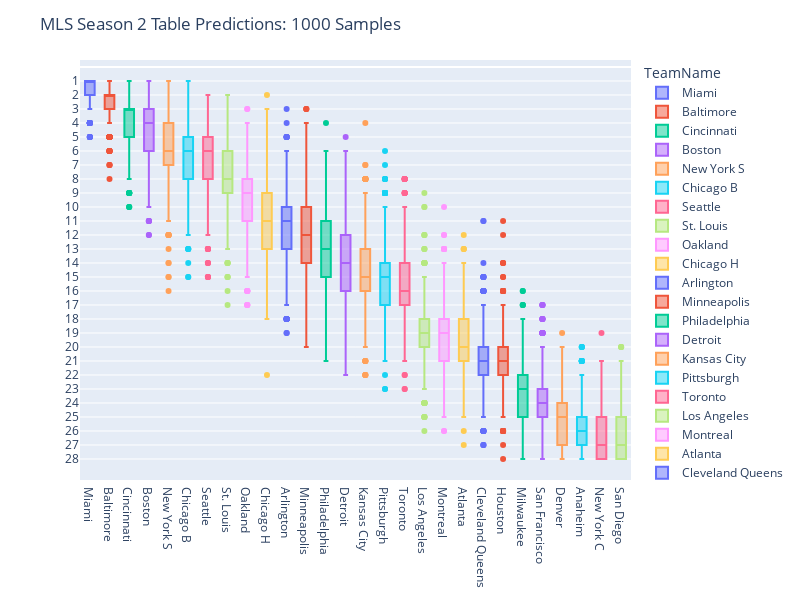

Write notebook code for a chart like this one.
### Code cell
fig = px.box(df_long, x="TeamName", y="Position", color='TeamName',
             category_orders={'TeamName': ordered_categories})
fig.update_yaxes(
    tickvals=[1, 2, 3, 4, 5, 6, 7, 8, 9, 10,
              11, 12, 13, 14, 15, 16, 17, 18,
              19, 20, 21, 22, 23, 24, 25, 26,
              27, 28],  # Specify y-axis tick values
    autorange='reversed'  # Invert the y-axis
)
fig.update_layout(
    width=800,  # Set the width of the plot
    height=600  # Set the height of the plot
)
fig.update_layout(
    title_text='MLS Season 2 Table Predictions: 1000 Samples',  # Add a title
    yaxis_title=None,
    xaxis_title=None 
)

fig.show()

### Figure 1 — Plotly figure (JSON) as saved in the notebook; plotly's stock layout.template omitted (floating-point values rounded to 4 significant figures; data arrays with more than 128 entries replaced by an {"elided": "..."} marker saying what was removed)
{"data": [{"alignmentgroup": "True", "hovertemplate": "TeamName=%{x}<br>Position=%{y}<extra></extra>", "legendgroup": "Miami", "marker": {"color": "#636efa"}, "name": "Miami", "notched": false, "offsetgroup": "Miami", "orientation": "v", "showlegend": true, "type": "box", "x": {"elided": "1000 str values"}, "x0": " ", "xaxis": "x", "y": {"elided": "1000 int values"}, "y0": " ", "yaxis": "y"}, {"alignmentgroup": "True", "hovertemplate": "TeamName=%{x}<br>Position=%{y}<extra></extra>", "legendgroup": "Baltimore", "marker": {"color": "#EF553B"}, "name": "Baltimore", "notched": false, "offsetgroup": "Baltimore", "orientation": "v", "showlegend": true, "type": "box", "x": {"elided": "1000 str values"}, "x0": " ", "xaxis": "x", "y": {"elided": "1000 int values"}, "y0": " ", "yaxis": "y"}, {"alignmentgroup": "True", "hovertemplate": "TeamName=%{x}<br>Position=%{y}<extra></extra>", "legendgroup": "Cincinnati", "marker": {"color": "#00cc96"}, "name": "Cincinnati", "notched": false, "offsetgroup": "Cincinnati", "orientation": "v", "showlegend": true, "type": "box", "x": {"elided": "1000 str values"}, "x0": " ", "xaxis": "x", "y": {"elided": "1000 int values"}, "y0": " ", "yaxis": "y"}, {"alignmentgroup": "True", "hovertemplate": "TeamName=%{x}<br>Position=%{y}<extra></extra>", "legendgroup": "Boston", "marker": {"color": "#ab63fa"}, "name": "Boston", "notched": false, "offsetgroup": "Boston", "orientation": "v", "showlegend": true, "type": "box", "x": {"elided": "1000 str values"}, "x0": " ", "xaxis": "x", "y": {"elided": "1000 int values"}, "y0": " ", "yaxis": "y"}, {"alignmentgroup": "True", "hovertemplate": "TeamName=%{x}<br>Position=%{y}<extra></extra>", "legendgroup": "New York S", "marker": {"color": "#FFA15A"}, "name": "New York S", "notched": false, "offsetgroup": "New York S", "orientation": "v", "showlegend": true, "type": "box", "x": {"elided": "1000 str values"}, "x0": " ", "xaxis": "x", "y": {"elided": "1000 int values"}, "y0": " ", "yaxis": "y"}, {"alignmentgroup": "True", "hovertemplate": "TeamName=%{x}<br>Position=%{y}<extra></extra>", "legendgroup": "Chicago B", "marker": {"color": "#19d3f3"}, "name": "Chicago B", "notched": false, "offsetgroup": "Chicago B", "orientation": "v", "showlegend": true, "type": "box", "x": {"elided": "1000 str values"}, "x0": " ", "xaxis": "x", "y": {"elided": "1000 int values"}, "y0": " ", "yaxis": "y"}, {"alignmentgroup": "True", "hovertemplate": "TeamName=%{x}<br>Position=%{y}<extra></extra>", "legendgroup": "Seattle", "marker": {"color": "#FF6692"}, "name": "Seattle", "notched": false, "offsetgroup": "Seattle", "orientation": "v", "showlegend": true, "type": "box", "x": {"elided": "1000 str values"}, "x0": " ", "xaxis": "x", "y": {"elided": "1000 int values"}, "y0": " ", "yaxis": "y"}, {"alignmentgroup": "True", "hovertemplate": "TeamName=%{x}<br>Position=%{y}<extra></extra>", "legendgroup": "St. Louis", "marker": {"color": "#B6E880"}, "name": "St. Louis", "notched": false, "offsetgroup": "St. Louis", "orientation": "v", "showlegend": true, "type": "box", "x": {"elided": "1000 str values"}, "x0": " ", "xaxis": "x", "y": {"elided": "1000 int values"}, "y0": " ", "yaxis": "y"}, {"alignmentgroup": "True", "hovertemplate": "TeamName=%{x}<br>Position=%{y}<extra></extra>", "legendgroup": "Oakland", "marker": {"color": "#FF97FF"}, "name": "Oakland", "notched": false, "offsetgroup": "Oakland", "orientation": "v", "showlegend": true, "type": "box", "x": {"elided": "1000 str values"}, "x0": " ", "xaxis": "x", "y": {"elided": "1000 int values"}, "y0": " ", "yaxis": "y"}, {"alignmentgroup": "True", "hovertemplate": "TeamName=%{x}<br>Position=%{y}<extra></extra>", "legendgroup": "Chicago H", "marker": {"color": "#FECB52"}, "name": "Chicago H", "notched": false, "offsetgroup": "Chicago H", "orientation": "v", "showlegend": true, "type": "box", "x": {"elided": "1000 str values"}, "x0": " ", "xaxis": "x", "y": {"elided": "1000 int values"}, "y0": " ", "yaxis": "y"}, {"alignmentgroup": "True", "hovertemplate": "TeamName=%{x}<br>Position=%{y}<extra></extra>", "legendgroup": "Arlington", "marker": {"color": "#636efa"}, "name": "Arlington", "notched": false, "offsetgroup": "Arlington", "orientation": "v", "showlegend": true, "type": "box", "x": {"elided": "1000 str values"}, "x0": " ", "xaxis": "x", "y": {"elided": "1000 int values"}, "y0": " ", "yaxis": "y"}, {"alignmentgroup": "True", "hovertemplate": "TeamName=%{x}<br>Position=%{y}<extra></extra>", "legendgroup": "Minneapolis", "marker": {"color": "#EF553B"}, "name": "Minneapolis", "notched": false, "offsetgroup": "Minneapolis", "orientation": "v", "showlegend": true, "type": "box", "x": {"elided": "1000 str values"}, "x0": " ", "xaxis": "x", "y": {"elided": "1000 int values"}, "y0": " ", "yaxis": "y"}, {"alignmentgroup": "True", "hovertemplate": "TeamName=%{x}<br>Position=%{y}<extra></extra>", "legendgroup": "Philadelphia", "marker": {"color": "#00cc96"}, "name": "Philadelphia", "notched": false, "offsetgroup": "Philadelphia", "orientation": "v", "showlegend": true, "type": "box", "x": {"elided": "1000 str values"}, "x0": " ", "xaxis": "x", "y": {"elided": "1000 int values"}, "y0": " ", "yaxis": "y"}, {"alignmentgroup": "True", "hovertemplate": "TeamName=%{x}<br>Position=%{y}<extra></extra>", "legendgroup": "Detroit", "marker": {"color": "#ab63fa"}, "name": "Detroit", "notched": false, "offsetgroup": "Detroit", "orientation": "v", "showlegend": true, "type": "box", "x": {"elided": "1000 str values"}, "x0": " ", "xaxis": "x", "y": {"elided": "1000 int values"}, "y0": " ", "yaxis": "y"}, {"alignmentgroup": "True", "hovertemplate": "TeamName=%{x}<br>Position=%{y}<extra></extra>", "legendgroup": "Kansas City", "marker": {"color": "#FFA15A"}, "name": "Kansas City", "notched": false, "offsetgroup": "Kansas City", "orientation": "v", "showlegend": true, "type": "box", "x": {"elided": "1000 str values"}, "x0": " ", "xaxis": "x", "y": {"elided": "1000 int values"}, "y0": " ", "yaxis": "y"}, {"alignmentgroup": "True", "hovertemplate": "TeamName=%{x}<br>Position=%{y}<extra></extra>", "legendgroup": "Pittsburgh", "marker": {"color": "#19d3f3"}, "name": "Pittsburgh", "notched": false, "offsetgroup": "Pittsburgh", "orientation": "v", "showlegend": true, "type": "box", "x": {"elided": "1000 str values"}, "x0": " ", "xaxis": "x", "y": {"elided": "1000 int values"}, "y0": " ", "yaxis": "y"}, {"alignmentgroup": "True", "hovertemplate": "TeamName=%{x}<br>Position=%{y}<extra></extra>", "legendgroup": "Toronto", "marker": {"color": "#FF6692"}, "name": "Toronto", "notched": false, "offsetgroup": "Toronto", "orientation": "v", "showlegend": true, "type": "box", "x": {"elided": "1000 str values"}, "x0": " ", "xaxis": "x", "y": {"elided": "1000 int values"}, "y0": " ", "yaxis": "y"}, {"alignmentgroup": "True", "hovertemplate": "TeamName=%{x}<br>Position=%{y}<extra></extra>", "legendgroup": "Los Angeles", "marker": {"color": "#B6E880"}, "name": "Los Angeles", "notched": false, "offsetgroup": "Los Angeles", "orientation": "v", "showlegend": true, "type": "box", "x": {"elided": "1000 str values"}, "x0": " ", "xaxis": "x", "y": {"elided": "1000 int values"}, "y0": " ", "yaxis": "y"}, {"alignmentgroup": "True", "hovertemplate": "TeamName=%{x}<br>Position=%{y}<extra></extra>", "legendgroup": "Montreal", "marker": {"color": "#FF97FF"}, "name": "Montreal", "notched": false, "offsetgroup": "Montreal", "orientation": "v", "showlegend": true, "type": "box", "x": {"elided": "1000 str values"}, "x0": " ", "xaxis": "x", "y": {"elided": "1000 int values"}, "y0": " ", "yaxis": "y"}, {"alignmentgroup": "True", "hovertemplate": "TeamName=%{x}<br>Position=%{y}<extra></extra>", "legendgroup": "Atlanta", "marker": {"color": "#FECB52"}, "name": "Atlanta", "notched": false, "offsetgroup": "Atlanta", "orientation": "v", "showlegend": true, "type": "box", "x": {"elided": "1000 str values"}, "x0": " ", "xaxis": "x", "y": {"elided": "1000 int values"}, "y0": " ", "yaxis": "y"}, {"alignmentgroup": "True", "hovertemplate": "TeamName=%{x}<br>Position=%{y}<extra></extra>", "legendgroup": "Cleveland Queens", "marker": {"color": "#636efa"}, "name": "Cleveland Queens", "notched": false, "offsetgroup": "Cleveland Queens", "orientation": "v", "showlegend": true, "type": "box", "x": {"elided": "1000 str values"}, "x0": " ", "xaxis": "x", "y": {"elided": "1000 int values"}, "y0": " ", "yaxis": "y"}, {"alignmentgroup": "True", "hovertemplate": "TeamName=%{x}<br>Position=%{y}<extra></extra>", "legendgroup": "Houston", "marker": {"color": "#EF553B"}, "name": "Houston", "notched": false, "offsetgroup": "Houston", "orientation": "v", "showlegend": true, "type": "box", "x": {"elided": "1000 str values"}, "x0": " ", "xaxis": "x", "y": {"elided": "1000 int values"}, "y0": " ", "yaxis": "y"}, {"alignmentgroup": "True", "hovertemplate": "TeamName=%{x}<br>Position=%{y}<extra></extra>", "legendgroup": "Milwaukee", "marker": {"color": "#00cc96"}, "name": "Milwaukee", "notched": false, "offsetgroup": "Milwaukee", "orientation": "v", "showlegend": true, "type": "box", "x": {"elided": "1000 str values"}, "x0": " ", "xaxis": "x", "y": {"elided": "1000 int values"}, "y0": " ", "yaxis": "y"}, {"alignmentgroup": "True", "hovertemplate": "TeamName=%{x}<br>Position=%{y}<extra></extra>", "legendgroup": "San Francisco", "marker": {"color": "#ab63fa"}, "name": "San Francisco", "notched": false, "offsetgroup": "San Francisco", "orientation": "v", "showlegend": true, "type": "box", "x": {"elided": "1000 str values"}, "x0": " ", "xaxis": "x", "y": {"elided": "1000 int values"}, "y0": " ", "yaxis": "y"}, {"alignmentgroup": "True", "hovertemplate": "TeamName=%{x}<br>Position=%{y}<extra></extra>", "legendgroup": "Denver", "marker": {"color": "#FFA15A"}, "name": "Denver", "notched": false, "offsetgroup": "Denver", "orientation": "v", "showlegend": true, "type": "box", "x": {"elided": "1000 str values"}, "x0": " ", "xaxis": "x", "y": {"elided": "1000 int values"}, "y0": " ", "yaxis": "y"}, {"alignmentgroup": "True", "hovertemplate": "TeamName=%{x}<br>Position=%{y}<extra></extra>", "legendgroup": "Anaheim", "marker": {"color": "#19d3f3"}, "name": "Anaheim", "notched": false, "offsetgroup": "Anaheim", "orientation": "v", "showlegend": true, "type": "box", "x": {"elided": "1000 str values"}, "x0": " ", "xaxis": "x", "y": {"elided": "1000 int values"}, "y0": " ", "yaxis": "y"}, {"alignmentgroup": "True", "hovertemplate": "TeamName=%{x}<br>Position=%{y}<extra></extra>", "legendgroup": "New York C", "marker": {"color": "#FF6692"}, "name": "New York C", "notched": false, "offsetgroup": "New York C", "orientation": "v", "showlegend": true, "type": "box", "x": {"elided": "1000 str values"}, "x0": " ", "xaxis": "x", "y": {"elided": "1000 int values"}, "y0": " ", "yaxis": "y"}, {"alignmentgroup": "True", "hovertemplate": "TeamName=%{x}<br>Position=%{y}<extra></extra>", "legendgroup": "San Diego", "marker": {"color": "#B6E880"}, "name": "San Diego", "notched": false, "offsetgroup": "San Diego", "orientation": "v", "showlegend": true, "type": "box", "x": {"elided": "1000 str values"}, "x0": " ", "xaxis": "x", "y": {"elided": "1000 int values"}, "y0": " ", "yaxis": "y"}], "layout": {"boxmode": "overlay", "height": 600, "legend": {"title": {"text": "TeamName"}, "tracegroupgap": 0}, "margin": {"t": 60}, "title": {"text": "MLS Season 2 Table Predictions: 1000 Samples"}, "width": 800, "xaxis": {"anchor": "y", "categoryarray": ["Miami", "Baltimore", "Cincinnati", "Boston", "New York S", "Chicago B", "Seattle", "St. Louis", "Oakland", "Chicago H", "Arlington", "Minneapolis", "Philadelphia", "Detroit", "Kansas City", "Pittsburgh", "Toronto", "Los Angeles", "Montreal", "Atlanta", "Cleveland Queens", "Houston", "Milwaukee", "San Francisco", "Denver", "Anaheim", "New York C", "San Diego"], "categoryorder": "array", "domain": [0, 1], "title": {}}, "yaxis": {"anchor": "x", "autorange": "reversed", "domain": [0, 1], "tickvals": [1, 2, 3, 4, 5, 6, 7, 8, 9, 10, 11, 12, 13, 14, 15, 16, 17, 18, 19, 20, 21, 22, 23, 24, 25, 26, 27, 28], "title": {}}}}
